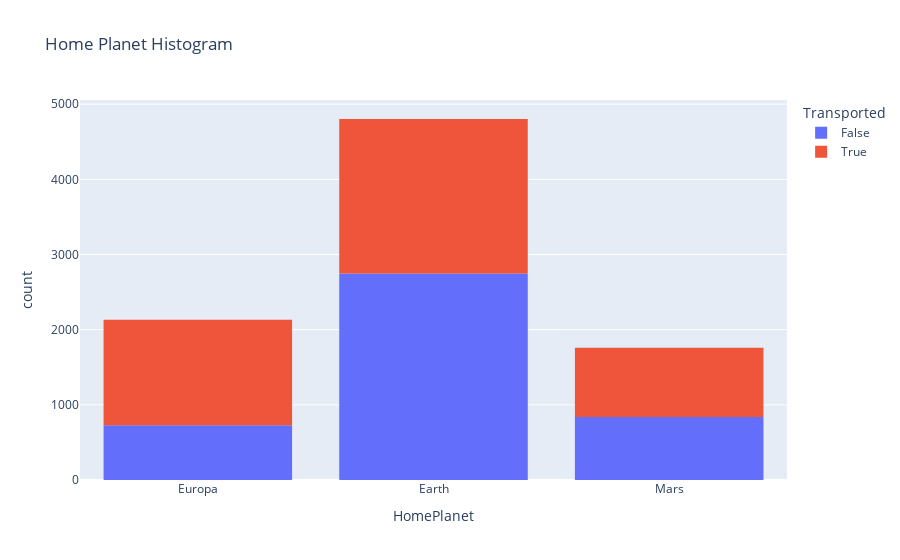

The code cell stored with this chart in its notebook:
### Code cell
#let's take a closer look at home planet and transported stats 

fig = px.histogram(train_data, x='HomePlanet', title = "Home Planet Histogram", color= train_data['Transported'])
fig.show()

### Figure 1 — Plotly figure (JSON) as saved in the notebook; plotly's stock layout.template omitted (floating-point values rounded to 4 significant figures; data arrays with more than 128 entries replaced by an {"elided": "..."} marker saying what was removed)
{"data": [{"alignmentgroup": "True", "bingroup": "x", "hovertemplate": "Transported=False<br>HomePlanet=%{x}<br>count=%{y}<extra></extra>", "legendgroup": "False", "marker": {"color": "#636efa", "pattern": {"shape": ""}}, "name": "False", "offsetgroup": "False", "orientation": "v", "showlegend": true, "type": "histogram", "x": {"elided": "4315 str values"}, "xaxis": "x", "yaxis": "y"}, {"alignmentgroup": "True", "bingroup": "x", "hovertemplate": "Transported=True<br>HomePlanet=%{x}<br>count=%{y}<extra></extra>", "legendgroup": "True", "marker": {"color": "#EF553B", "pattern": {"shape": ""}}, "name": "True", "offsetgroup": "True", "orientation": "v", "showlegend": true, "type": "histogram", "x": {"elided": "4378 str values"}, "xaxis": "x", "yaxis": "y"}], "layout": {"barmode": "relative", "legend": {"title": {"text": "Transported"}, "tracegroupgap": 0}, "title": {"text": "Home Planet Histogram"}, "xaxis": {"anchor": "y", "domain": [0, 1], "title": {"text": "HomePlanet"}}, "yaxis": {"anchor": "x", "domain": [0, 1], "title": {"text": "count"}}}}
